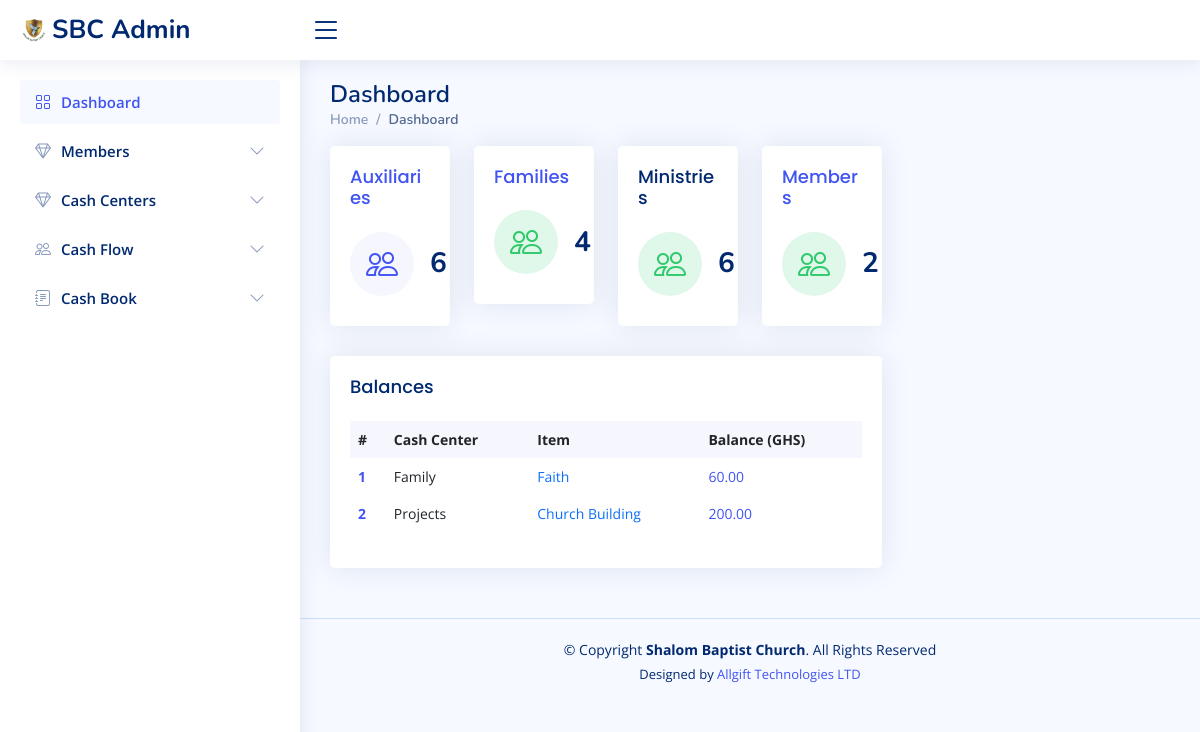
/accounts/, run on an earlier commit of the app's database.
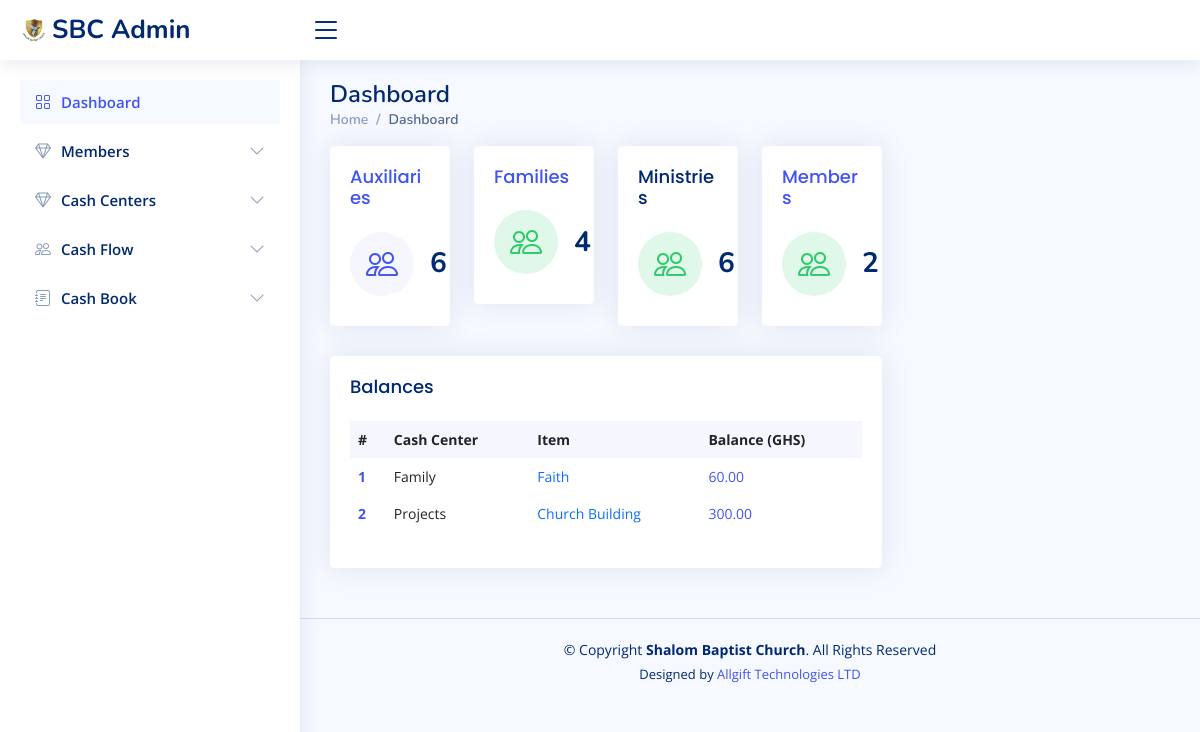
And on a later commit of the database.
### accounts/models.py (models this page shows, shortened)
class CashFlow(models.Model):
    category = models.ForeignKey(Category, on_delete=models.DO_NOTHING, blank=True)
    item_name = models.CharField(max_length=50, blank=True, null=True)
    image = models.ImageField(default='product.png', upload_to='category_pics')
    receipt_no = models.CharField(max_length=50, blank=True, null=True)
    item_description = models.TextField(blank=True, null=True)
    amount = models.IntegerField(default='0', blank=True, null=True)
    returned_to = models.CharField(max_length=50, blank=True, null=True)
    received_from = models.ForeignKey(Profile, on_delete=models.DO_NOTHING, blank=True, null=True, related_name='sale_to')
    balance = models.DecimalField(max_digits=10, decimal_places=2, default=0)
    created_on = models.DateTimeField(auto_now_add=True)
    last_updated = models.DateTimeField(auto_now=True)

class Category(models.Model):
    name = models.CharField(max_length=50, blank=True, null=True)
    description = models.TextField(blank=True, null=True)
    def __str__(self):
        return self.name

### accounts/views.py (the view)
# urls.py: path("", views.accounts_home, name='account_home'),
def accounts_home(request):
    member_count = User.objects.all().count()
    family_count = Family.objects.all().count()
    auxiliary_count = Auxiliaries.objects.all().count()
    ministry_count = Auxiliaries.objects.all().count()
    cash_flow = CashFlow.objects.all()
    context = {
        "member_count": member_count,
        "family_count": family_count,
        'auxiliary_count': auxiliary_count,
        'ministry_count': ministry_count,
        'cash_flow': cash_flow
    }
    return render(request, 'accounts/home.html', context)

### templates/accounts/home.html (shortened to what the changed rows need)
{% extends 'accounts/base.html' %}
{% block content %}
     <div class="pagetitle">
      <h1>Dashboard</h1>
    </div>
     <section class="section dashboard">
      <div class="row">
          <div class="col-lg-8">
            <div class="col-12">
              <div class="card recent-sales overflow-auto">
                <div class="card-body">
                  <table class="table table-borderless datatable table-hover">
                    <thead>
                      <tr>
                        <th scope="col">#</th>
                        <th scope="col">Cash Center</th>
                        <th scope="col">Item</th>
                        <th scope="col">Balance (GHS)</th>
                      </tr>
                    </thead>
                    <tbody>
                      {% for item in cash_flow%}
                        <tr>
                        <th scope="row"><a href="#">{{ forloop.counter }}</a></th>
                        <td>{{item.category}}</td>
                        <td><a href="{% url 'update_items' item.pk %}" class="text-primary">{{item.item_name}}</a></td>
                        <td><a href="{% url 'cashflow_detail' item.pk %}">{{item.balance}}</a></td>
                      </tr>
                      {% endfor %}
                    </tbody>
                  </table>
                </div>
              </div>
            </div>
          </div>
      </div>
    </section>
{% endblock content %}

What changed in the data, as far as the page shows it:
changed CashFlow "Church Building": balance "200.00" → "300.00"
